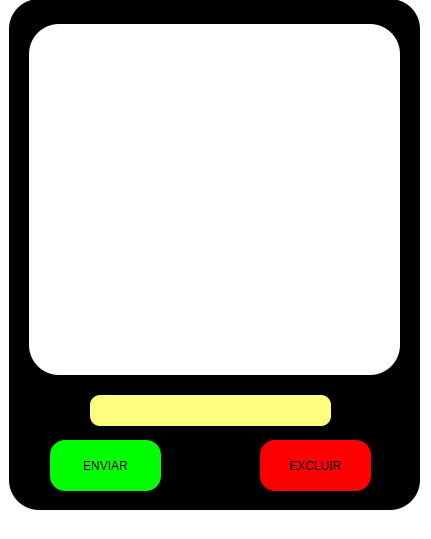
<?xml version="1.0" encoding="UTF-8"?>
<ui version="4.0">
 <class>MainWindow</class>
 <widget class="QMainWindow" name="MainWindow">
  <property name="geometry">
   <rect>
    <x>0</x>
    <y>0</y>
    <width>431</width>
    <height>539</height>
   </rect>
  </property>
  <property name="windowTitle">
   <string>MainWindow</string>
  </property>
  <property name="styleSheet">
   <string notr="true">background: transparent;
border-style: outset;
border-radius: 15px;
</string>
  </property>
  <widget class="QWidget" name="centralwidget">
   <widget class="QLineEdit" name="lineEdit">
    <property name="geometry">
     <rect>
      <x>90</x>
      <y>395</y>
      <width>241</width>
      <height>31</height>
     </rect>
    </property>
    <property name="styleSheet">
     <string notr="true">background-color: rgb(255, 255, 127);
border-radius: 10px;
font: 15pt &quot;MS Shell Dlg 2&quot;;</string>
    </property>
   </widget>
   <widget class="QPushButton" name="pushButton">
    <property name="geometry">
     <rect>
      <x>50</x>
      <y>440</y>
      <width>111</width>
      <height>51</height>
     </rect>
    </property>
    <property name="styleSheet">
     <string notr="true">background-color: rgb(0, 255, 0);
font: 75 15pt &quot;MS Shell Dlg 2&quot;;</string>
    </property>
    <property name="text">
     <string>ENVIAR</string>
    </property>
   </widget>
   <widget class="QPushButton" name="pushButton_2">
    <property name="geometry">
     <rect>
      <x>260</x>
      <y>440</y>
      <width>111</width>
      <height>51</height>
     </rect>
    </property>
    <property name="styleSheet">
     <string notr="true">background-color: rgb(255, 0, 0);
font: 20pt &quot;MS Shell Dlg 2&quot;;
font: 75 15pt &quot;MS Shell Dlg 2&quot;;</string>
    </property>
    <property name="text">
     <string>EXCLUIR</string>
    </property>
   </widget>
   <widget class="QFrame" name="frame">
    <property name="geometry">
     <rect>
      <x>9</x>
      <y>-1</y>
      <width>411</width>
      <height>511</height>
     </rect>
    </property>
    <property name="styleSheet">
     <string notr="true">background-color: rgb(0, 0, 0);
border-radius: 30px;</string>
    </property>
    <property name="frameShape">
     <enum>QFrame::StyledPanel</enum>
    </property>
    <property name="frameShadow">
     <enum>QFrame::Raised</enum>
    </property>
    <widget class="QListWidget" name="listWidget">
     <property name="geometry">
      <rect>
       <x>50</x>
       <y>45</y>
       <width>311</width>
       <height>311</height>
      </rect>
     </property>
     <property name="styleSheet">
      <string notr="true">background-color: rgb(255, 255, 255);
font: 15pt &quot;MS Shell Dlg 2&quot;;</string>
     </property>
    </widget>
    <widget class="QFrame" name="frame_2">
     <property name="geometry">
      <rect>
       <x>20</x>
       <y>25</y>
       <width>371</width>
       <height>351</height>
      </rect>
     </property>
     <property name="styleSheet">
      <string notr="true">background-color: rgb(255, 255, 255);</string>
     </property>
     <property name="frameShape">
      <enum>QFrame::StyledPanel</enum>
     </property>
     <property name="frameShadow">
      <enum>QFrame::Raised</enum>
     </property>
    </widget>
    <zorder>frame_2</zorder>
    <zorder>listWidget</zorder>
   </widget>
   <zorder>frame</zorder>
   <zorder>lineEdit</zorder>
   <zorder>pushButton</zorder>
   <zorder>pushButton_2</zorder>
  </widget>
  <widget class="QMenuBar" name="menubar">
   <property name="geometry">
    <rect>
     <x>0</x>
     <y>0</y>
     <width>431</width>
     <height>21</height>
    </rect>
   </property>
  </widget>
  <widget class="QStatusBar" name="statusbar"/>
 </widget>
 <resources/>
 <connections/>
</ui>
